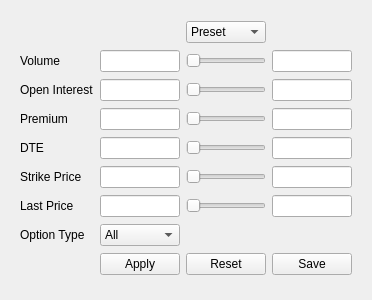
<?xml version="1.0" encoding="UTF-8"?>
<ui version="4.0">
 <class>Form</class>
 <widget class="QWidget" name="Form">
  <property name="geometry">
   <rect>
    <x>0</x>
    <y>0</y>
    <width>352</width>
    <height>300</height>
   </rect>
  </property>
  <property name="windowTitle">
   <string>Form</string>
  </property>
  <layout class="QVBoxLayout" name="verticalLayout">
   <item>
    <widget class="QWidget" name="PremPanelWidget" native="true">
     <layout class="QGridLayout" name="gridLayout">
      <item row="5" column="1">
       <widget class="QLineEdit" name="lineEdit_10"/>
      </item>
      <item row="2" column="3">
       <widget class="QLineEdit" name="lineEdit_3"/>
      </item>
      <item row="4" column="2">
       <widget class="QSlider" name="horizontalSlider_4">
        <property name="orientation">
         <enum>Qt::Orientation::Horizontal</enum>
        </property>
       </widget>
      </item>
      <item row="1" column="0">
       <widget class="QLabel" name="label">
        <property name="text">
         <string>Volume</string>
        </property>
       </widget>
      </item>
      <item row="3" column="2">
       <widget class="QSlider" name="horizontalSlider_3">
        <property name="orientation">
         <enum>Qt::Orientation::Horizontal</enum>
        </property>
       </widget>
      </item>
      <item row="1" column="2">
       <widget class="QSlider" name="horizontalSlider">
        <property name="orientation">
         <enum>Qt::Orientation::Horizontal</enum>
        </property>
       </widget>
      </item>
      <item row="5" column="0">
       <widget class="QLabel" name="label_5">
        <property name="text">
         <string>Strike Price</string>
        </property>
       </widget>
      </item>
      <item row="7" column="0">
       <widget class="QLabel" name="label_7">
        <property name="text">
         <string>Option Type</string>
        </property>
       </widget>
      </item>
      <item row="5" column="3">
       <widget class="QLineEdit" name="lineEdit_9"/>
      </item>
      <item row="8" column="3">
       <widget class="QPushButton" name="pushButton_2">
        <property name="text">
         <string>Save</string>
        </property>
       </widget>
      </item>
      <item row="2" column="2">
       <widget class="QSlider" name="horizontalSlider_2">
        <property name="orientation">
         <enum>Qt::Orientation::Horizontal</enum>
        </property>
       </widget>
      </item>
      <item row="3" column="1">
       <widget class="QLineEdit" name="lineEdit_6"/>
      </item>
      <item row="1" column="3">
       <widget class="QLineEdit" name="lineEdit_2"/>
      </item>
      <item row="2" column="1">
       <widget class="QLineEdit" name="lineEdit_4"/>
      </item>
      <item row="6" column="0">
       <widget class="QLabel" name="label_6">
        <property name="text">
         <string>Last Price</string>
        </property>
       </widget>
      </item>
      <item row="8" column="2">
       <widget class="QPushButton" name="pushButton_3">
        <property name="text">
         <string>Reset</string>
        </property>
       </widget>
      </item>
      <item row="4" column="3">
       <widget class="QLineEdit" name="lineEdit_7"/>
      </item>
      <item row="6" column="1">
       <widget class="QLineEdit" name="lineEdit_12"/>
      </item>
      <item row="4" column="1">
       <widget class="QLineEdit" name="lineEdit_8"/>
      </item>
      <item row="5" column="2">
       <widget class="QSlider" name="horizontalSlider_5">
        <property name="orientation">
         <enum>Qt::Orientation::Horizontal</enum>
        </property>
       </widget>
      </item>
      <item row="6" column="3">
       <widget class="QLineEdit" name="lineEdit_11"/>
      </item>
      <item row="2" column="0">
       <widget class="QLabel" name="label_2">
        <property name="text">
         <string>Open Interest</string>
        </property>
       </widget>
      </item>
      <item row="7" column="1">
       <widget class="QComboBox" name="comboBox">
        <item>
         <property name="text">
          <string>All</string>
         </property>
        </item>
        <item>
         <property name="text">
          <string>Calls</string>
         </property>
        </item>
        <item>
         <property name="text">
          <string>Puts</string>
         </property>
        </item>
       </widget>
      </item>
      <item row="3" column="3">
       <widget class="QLineEdit" name="lineEdit_5"/>
      </item>
      <item row="8" column="1">
       <widget class="QPushButton" name="pushButton">
        <property name="text">
         <string>Apply</string>
        </property>
       </widget>
      </item>
      <item row="6" column="2">
       <widget class="QSlider" name="horizontalSlider_6">
        <property name="orientation">
         <enum>Qt::Orientation::Horizontal</enum>
        </property>
       </widget>
      </item>
      <item row="4" column="0">
       <widget class="QLabel" name="label_4">
        <property name="text">
         <string>DTE</string>
        </property>
       </widget>
      </item>
      <item row="1" column="1">
       <widget class="QLineEdit" name="lineEdit"/>
      </item>
      <item row="3" column="0">
       <widget class="QLabel" name="label_3">
        <property name="text">
         <string>Premium</string>
        </property>
       </widget>
      </item>
      <item row="0" column="2">
       <widget class="QComboBox" name="comboBox_2">
        <item>
         <property name="text">
          <string>Preset</string>
         </property>
        </item>
        <item>
         <property name="text">
          <string>1</string>
         </property>
        </item>
        <item>
         <property name="text">
          <string>2</string>
         </property>
        </item>
        <item>
         <property name="text">
          <string>3</string>
         </property>
        </item>
       </widget>
      </item>
     </layout>
    </widget>
   </item>
  </layout>
 </widget>
 <resources/>
 <connections/>
</ui>
